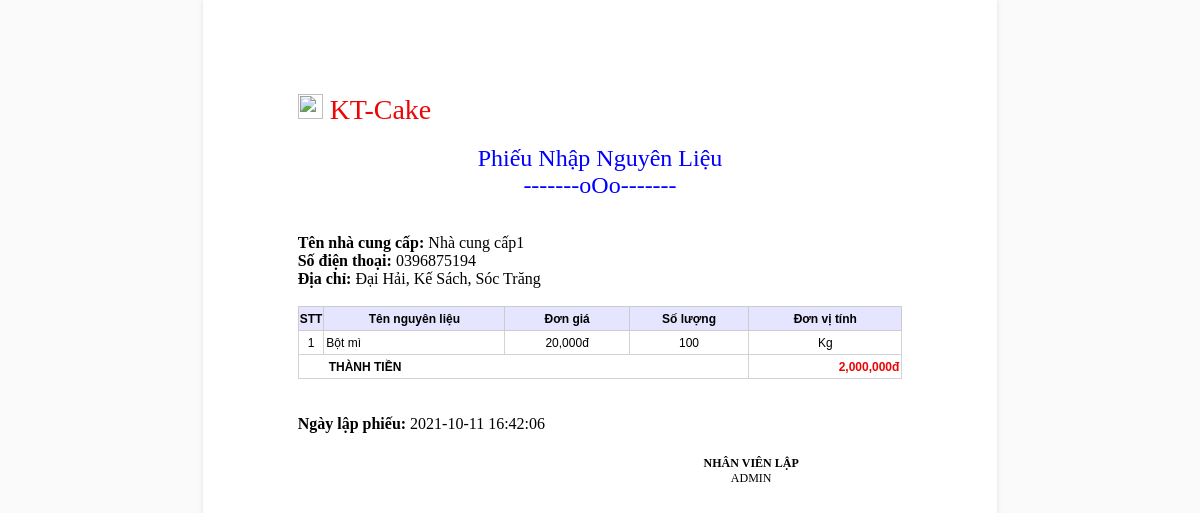
Page /admin/indonhang/inphieunhap.php?id_dnh=1&idctdn=1 (signed in) on the committed database.
### tables this page shows
CREATE TABLE `donnhaphang` (
  `id_donnhap` int(11) NOT NULL,
  `id_ncc` int(11) NOT NULL,
  `id_nvien` int(11) NOT NULL,
  `thanhtien` int(11) NOT NULL,
  `ngaynhap` timestamp NOT NULL DEFAULT current_timestamp(),
  `updated_at` timestamp NOT NULL DEFAULT current_timestamp()
);

CREATE TABLE `nhacungcap` (
  `id_n` int(11) NOT NULL,
  `ten_n` varchar(255) NOT NULL,
  `diachi_n` text NOT NULL,
  `dienthoai_n` varchar(20) NOT NULL,
  `created_at` timestamp NOT NULL DEFAULT current_timestamp(),
  `updated_at` timestamp NOT NULL DEFAULT current_timestamp()
);

CREATE TABLE `chitietdonnhap` (
  `id_ctdn` int(11) NOT NULL,
  `id_donnhap` int(11) NOT NULL,
  `id_nglieu` int(11) NOT NULL,
  `sluong` int(11) NOT NULL,
  `dgia` int(11) NOT NULL,
  `dvt` varchar(100) NOT NULL,
  `created_at` timestamp NOT NULL DEFAULT current_timestamp(),
  `updated_at` timestamp NOT NULL DEFAULT current_timestamp()
);

CREATE TABLE `nguyenlieu` (
  `id_nl` int(11) NOT NULL,
  `ten_nl` text NOT NULL,
  `dvt` varchar(100) NOT NULL,
  `sl` int(11) NOT NULL,
  `created_at` timestamp NOT NULL DEFAULT current_timestamp(),
  `updated_at` timestamp NOT NULL DEFAULT current_timestamp()
);

CREATE TABLE `nhanvien` (
  `id_nv` int(11) NOT NULL,
  `ten_nv` varchar(255) NOT NULL,
  `password` varchar(30) NOT NULL,
  `email_nv` varchar(255) NOT NULL,
  `gioitinh` varchar(20) NOT NULL,
  `ngaysinh` varchar(20) NOT NULL,
  `dienthoai_nv` varchar(20) NOT NULL,
  `diachi_nv` text NOT NULL,
  `avatar` varchar(255) NOT NULL,
  `id_quyen` int(11) NOT NULL,
  `created_at` timestamp NULL DEFAULT current_timestamp(),
  `updated_at` timestamp NOT NULL DEFAULT current_timestamp()
);

### admin/indonhang/inphieunhap.php (the view, shortened to what this page needs)
<!DOCTYPE html>
<html lang="en">
<head>
  <link rel="stylesheet" href="index.css">
</head>
<body onload="window.print();">
  <div id="page" class="page">
    <div class="header">
      <div class="logo"><img src="https://www.facebook.com/images/emoji.php/v9/f64/1/16/1f370.png" style="width: 25px; height: 25px"> KT-Cake</div>
    </div>
    <br />
    <div class="title">
      Phiếu Nhập Nguyên Liệu
      <br />
      -------oOo-------
    </div>
    <br />
    <br />
    <div class="info">
    <?php
      include('../../phantrangfrontend/connect.php');
      $id_don = $_GET['id_dnh'];
        $sql="SELECT * FROM donnhaphang d LEFT JOIN nhacungcap ncc ON d.id_ncc = ncc.id_n WHERE id_donnhap = '$id_don'";
        $ketqua=$connect->query($sql);
        $sql1="SELECT * FROM donnhaphang d LEFT JOIN nhanvien nv ON d.id_nvien = nv.id_nv WHERE id_donnhap = '$id_don'";
        $ketqua1=$connect->query($sql1);
      while (($kq=$ketqua->fetch_assoc()) && ($kq1=$ketqua1->fetch_assoc())){ ?>
      <label for=""><strong>Tên nhà cung cấp: </strong><?php echo $kq['ten_n']?></label><br/>
      <label for=""><strong>Số điện thoại: </strong><?php echo $kq['dienthoai_n']?></label><br/>
      <label for=""><strong>Địa chỉ: </strong><?php echo $kq['diachi_n']?></label><br/><br/>
    </div>
    <table class="TableData">
      <tr>
        <th>STT</th>
        <th>Tên nguyên liệu</th>
        <th>Đơn giá</th>
        <th>Số lượng</th>
        <th>Đơn vị tính</th>
      </tr>
      <?php
        $stt = 0;
        $id_ctdn = $_GET['idctdn'];
        $sql2="SELECT * FROM chitietdonnhap ctdn LEFT JOIN nguyenlieu nl ON ctdn.id_nglieu = nl.id_nl WHERE id_ctdn = '$id_ctdn' ORDER BY id_ctdn DESC";
        $ketqua2=$connect->query($sql2);
        while ($kq2=$ketqua2->fetch_assoc()){
          $stt ++;?>
      <tr>
        <td class="cotSTT"><?php echo $stt;?></td>
        <td class="cotTenSanPham"><?php echo $kq2['ten_nl']?></td>
        <td class="cotGia"><?php echo number_format($kq2['dgia']) . 'đ';?></td>
        <td class="cotGiagiam"><?php echo $kq2['sluong']?></td>
        <td class="cotSoLuong"><?php echo $kq2['dvt']?></td>
      </tr>
      <?php } ?>
      <tr>
        <td colspan="4" class="tong">Thành tiền</td>
        <td class="cottt"><?php echo number_format($kq['thanhtien']). 'đ';?></td>
      </tr>
    </table><br/><br/>
    <div class="row">
        <div class="col-xs-6">
          <label for=""><strong>Ngày lập phiếu: </strong><?php echo $kq['ngaynhap']?></label><br>
        </div>
      </div>
    <div class="footer-right"> <strong>Nhân viên lập</strong><br />
    <?php echo $kq1['ten_nv']?>
    </div>
  </div>
  <?php } ?>
</body>
</html>

### admin/indonhang/index.css (style rules this page uses)
body { margin: 0; padding: 0; background-color: #fafafa; font: 12pt "Tohoma"; }
* { box-sizing: border-box; -moz-box-sizing: border-box; }
.page { width: 21cm; overflow: hidden; min-height: 297mm; padding: 2.5cm; margin-left: auto; margin-right: auto; background: white; box-shadow: 0 0 5px rgba(0, 0, 0, 0.1); }
.header { overflow: hidden; }
.logo { background-color: #ffffff; text-align: left; float: left; color: #ea0606; font-family: Poppins-Bold; font-size: 28px; line-height: 1.1; }
.title { text-align: center; position: relative; color: #0000ff; font-size: 24px; top: 1px; }
.footer-right { text-align: center; text-transform: uppercase; padding-top: 24px; position: relative; height: 150px; width: 50%; color: #000; font-size: 12px; float: right; bottom: 1px; }
.TableData { background: #ffffff; font: 11px; width: 100%; border-collapse: collapse; font-family: Verdana, Arial, Helvetica, sans-serif; font-size: 12px; border: thin solid #d3d3d3; }
.TableData TH { background: rgba(0, 0, 255, 0.1); text-align: center; font-weight: bold; color: #000; border: solid 1px #ccc; height: 24px; }
.TableData TR { height: 24px; border: thin solid #d3d3d3; }
.TableData TR TD { padding-right: 2px; padding-left: 2px; border: thin solid #d3d3d3; }
.TableData .cotSTT { text-align: center; }
.TableData .cotTenSanPham { text-align: left; width: 30%; }
.TableData .cotGia { text-align: center; width: 200px; }
.TableData .cotGiagiam { text-align: center; width: 200px; }
.TableData .cotSoLuong { text-align: center; width: 50px; }
.TableData .cottt { text-align: right; width: 240px; color: #ea0606; font-weight: bold; }
.TableData .tong { text-align: left; font-weight: bold; text-transform: uppercase; padding-left: 30px; }

### rows in the picture
donnhaphang: thanhtien "2,000,000", ngaynhap "2021-10-11 16:42:06", nhanvien.ten_nv "ADMIN"
nhacungcap: ten_n "Nhà cung cấp1", dienthoai_n "0396875194", diachi_n "Đại Hải, Kế Sách, Sóc Trăng"
chitietdonnhap: nguyenlieu.ten_nl "Bột mì", dgia "20,000", sluong "100", nguyenlieu.dvt "Kg"
